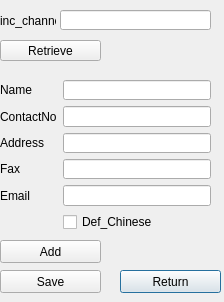
<?xml version="1.0" encoding="UTF-8"?>
<ui version="4.0">
 <class>Dialog</class>
 <widget class="QDialog" name="Dialog">
  <property name="geometry">
   <rect>
    <x>0</x>
    <y>0</y>
    <width>224</width>
    <height>302</height>
   </rect>
  </property>
  <property name="windowTitle">
   <string>Dialog</string>
  </property>
  <widget class="QPushButton" name="T3_Add_Upd_Caller_Return_but">
   <property name="geometry">
    <rect>
     <x>120</x>
     <y>270</y>
     <width>101</width>
     <height>23</height>
    </rect>
   </property>
   <property name="text">
    <string>Return</string>
   </property>
  </widget>
  <widget class="QPushButton" name="T3_Add_Upd_Caller_Save_but">
   <property name="geometry">
    <rect>
     <x>0</x>
     <y>270</y>
     <width>101</width>
     <height>23</height>
    </rect>
   </property>
   <property name="text">
    <string>Save</string>
   </property>
  </widget>
  <widget class="QWidget" name="formLayoutWidget">
   <property name="geometry">
    <rect>
     <x>0</x>
     <y>80</y>
     <width>211</width>
     <height>152</height>
    </rect>
   </property>
   <layout class="QFormLayout" name="formLayout">
    <item row="0" column="0">
     <widget class="QLabel" name="label_4">
      <property name="text">
       <string>Name</string>
      </property>
     </widget>
    </item>
    <item row="0" column="1">
     <widget class="QLineEdit" name="T3_Add_Upd_Caller_Name_le"/>
    </item>
    <item row="1" column="0">
     <widget class="QLabel" name="label_3">
      <property name="text">
       <string>ContactNo</string>
      </property>
     </widget>
    </item>
    <item row="1" column="1">
     <widget class="QLineEdit" name="T3_Add_Upd_Caller_ContactNo_le"/>
    </item>
    <item row="2" column="0">
     <widget class="QLabel" name="label_2">
      <property name="text">
       <string>Address</string>
      </property>
     </widget>
    </item>
    <item row="2" column="1">
     <widget class="QLineEdit" name="T3_Add_Upd_Caller_Address_le"/>
    </item>
    <item row="3" column="0">
     <widget class="QLabel" name="label_6">
      <property name="text">
       <string>Fax</string>
      </property>
     </widget>
    </item>
    <item row="3" column="1">
     <widget class="QLineEdit" name="T3_Add_Upd_Caller_Fax_le"/>
    </item>
    <item row="4" column="0">
     <widget class="QLabel" name="label_5">
      <property name="text">
       <string>Email</string>
      </property>
     </widget>
    </item>
    <item row="4" column="1">
     <widget class="QLineEdit" name="T3_Add_Upd_Caller_Email_le"/>
    </item>
    <item row="5" column="1">
     <widget class="QCheckBox" name="T3_Add_Upd_Caller_Def_Chinese_check">
      <property name="text">
       <string>Def_Chinese</string>
      </property>
     </widget>
    </item>
   </layout>
  </widget>
  <widget class="QLineEdit" name="T3_Add_Upd_Caller_inc_channel_le">
   <property name="geometry">
    <rect>
     <x>60</x>
     <y>10</y>
     <width>151</width>
     <height>20</height>
    </rect>
   </property>
  </widget>
  <widget class="QLabel" name="label_7">
   <property name="geometry">
    <rect>
     <x>0</x>
     <y>10</y>
     <width>56</width>
     <height>21</height>
    </rect>
   </property>
   <property name="text">
    <string>inc_channel</string>
   </property>
  </widget>
  <widget class="QPushButton" name="T3_Add_Upd_Caller_Add_but">
   <property name="geometry">
    <rect>
     <x>0</x>
     <y>240</y>
     <width>101</width>
     <height>23</height>
    </rect>
   </property>
   <property name="text">
    <string>Add</string>
   </property>
  </widget>
  <widget class="QPushButton" name="T3_Add_Upd_Caller_Retri_but">
   <property name="geometry">
    <rect>
     <x>0</x>
     <y>40</y>
     <width>101</width>
     <height>21</height>
    </rect>
   </property>
   <property name="text">
    <string>Retrieve</string>
   </property>
  </widget>
 </widget>
 <resources/>
 <connections/>
</ui>
